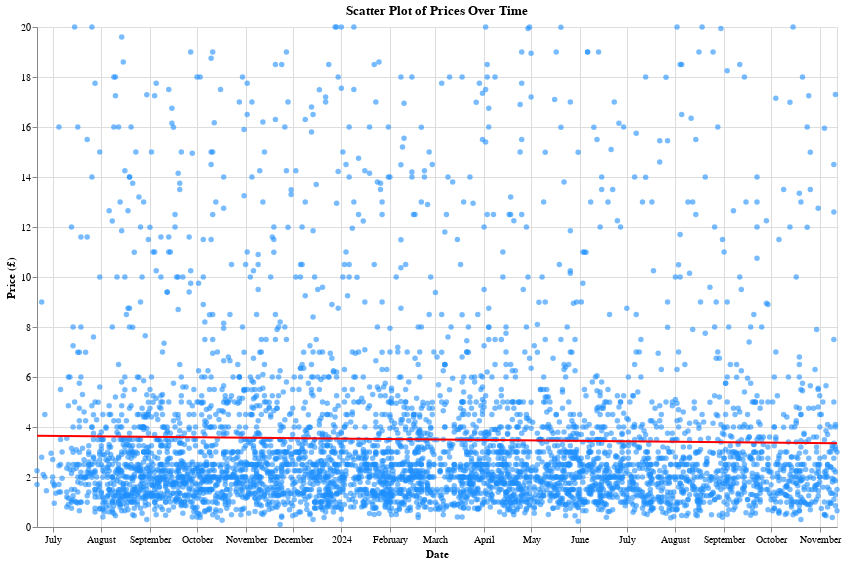

Notebook cell for this chart:
### Markdown cell above
The histogram visualises the distribution of product prices (≤ £20), showing the frequency of different price ranges and identifying common pricing patterns.

### Code cell
# Convert 'date' column to datetime
prices_df['date'] = pd.to_datetime(prices_df['date'])

# Filter data for scatter plot
scatter_data = prices_df[(prices_df['price'] <= 20) & (prices_df['date'] >= '2023-01-01')]

# Create the scatter plot
scatter_plot = alt.Chart(scatter_data).mark_point(
    color='dodgerblue', filled=True, opacity=0.6
).encode(
    x=alt.X('date:T', title='Date'),
    y=alt.Y('price:Q', title='Price (£)'),
    tooltip=[
        alt.Tooltip('date:T', title='Date'),
        alt.Tooltip('price:Q', title='Price (£)', format=".2f")
    ]
).properties(
    title='Scatter Plot of Prices Over Time',
    width=800,
    height=500
)

# Add a regression line
regression_line = scatter_plot.transform_regression(
    'date', 'price', method='linear'
).mark_line(color='red', strokeWidth=2)

# Combine scatter plot and regression line
scatter_with_regression = scatter_plot + regression_line

# Display the chart
scatter_with_regression.show()

### Figure 1 — Vega-Lite specification as saved in the notebook (floating-point values rounded to 4 significant figures; data arrays with more than 128 entries replaced by an {"elided": "..."} marker saying what was removed)
{"config": {"view": {"continuousWidth": 300, "continuousHeight": 300}}, "layer": [{"mark": {"type": "point", "color": "dodgerblue", "filled": true, "opacity": 0.6}, "encoding": {"tooltip": [{"field": "date", "title": "Date", "type": "temporal"}, {"field": "price", "format": ".2f", "title": "Price (£)", "type": "quantitative"}], "x": {"field": "date", "title": "Date", "type": "temporal"}, "y": {"field": "price", "title": "Price (£)", "type": "quantitative"}}, "title": "Scatter Plot of Prices Over Time"}, {"mark": {"type": "line", "color": "red", "strokeWidth": 2}, "encoding": {"tooltip": [{"field": "date", "title": "Date", "type": "temporal"}, {"field": "price", "format": ".2f", "title": "Price (£)", "type": "quantitative"}], "x": {"field": "date", "title": "Date", "type": "temporal"}, "y": {"field": "price", "title": "Price (£)", "type": "quantitative"}}, "title": "Scatter Plot of Prices Over Time", "transform": [{"on": "date", "regression": "price", "method": "linear"}]}], "data": {"name": "data-36d0c558f55a72af58359e88891c5768"}, "height": 500, "width": 800, "$schema": "https://vega.github.io/schema/vega-lite/v5.20.1.json", "datasets": {"data-36d0c558f55a72af58359e88891c5768": {"elided": "4804 records"}}}
